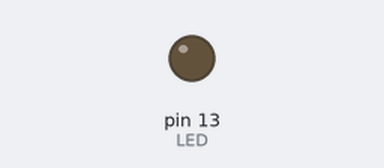
The sketch below on a simulated Arduino Uno, built with avr-gcc and run on an emulated ATmega328P. Shown: output pins drawn as LEDs (lit = HIGH). Sleep ends after the set time or at an interrupt; what the sketch prints to the serial monitor is not drawn.

Above: at 0.1 s.
At 19.1 s:
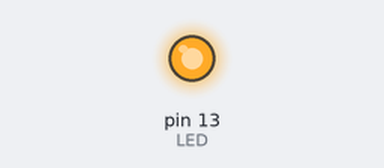
Timing chart, 0 to 31.5 s (numbered marks = the images above):
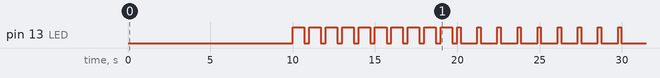

Measured:
- by itself, pin 13 (LED): goes 10 × (HIGH 0.70 s, LOW 0.30 s), 8 × (HIGH 0.20 s, LOW 1.0 s), HIGH 0.20 s, then LOW

The sketch:

power_measurement.ino
```cpp
// (licence header left out)
/**
  Test program for power reduction measurements.
*/

#include <HeavySleeper.h>
#include <Actor.h>
#include <SleepySketch.h>
#include <XBee.h>

#define LED 13

char *payload = "Hello world";
XBee radio = XBee();
XBeeAddress64 coordinator = XBeeAddress64(0, 0);  /* mesh co-ordinator */
ZBTxRequest req = ZBTxRequest(coordinator, (uint8_t*) payload, sizeof(payload));
ZBTxStatusResponse res = ZBTxStatusResponse();

class BlinkyActor : public Actor {
  private:
    int blinking;
  public:
    BlinkyActor( int bl );
    void behaviour();
};

BlinkyActor::BlinkyActor( int bl ) { blinking = bl; }

void BlinkyActor::behaviour() {
  for(int i = 0; i < blinking; i++) {
    digitalWrite(LED, HIGH);
    delay(700);
    digitalWrite(LED, LOW);
    delay(300);
  }

  Sleepy.scheduleIn(this, 30 * 1000);
}

class ChattyActor : public Actor {
  private:
    int chatting;
  public:
    ChattyActor( int ch );
    void behaviour();
};

ChattyActor::ChattyActor( int ch ) { chatting = ch; }

void ChattyActor::behaviour() {
  int t = millis();
  while((millis() - t) < (chatting * 1000)) {
    digitalWrite(LED, HIGH);
    delay(200);
    digitalWrite(LED, LOW);

    radio.send(req);
    radio.readPacket(500); /* retrieve and discard */

    delay(500);
  }

  Sleepy.scheduleIn(this, 30 * 1000);
}

void setup() {
  pinMode(LED, OUTPUT);
  Serial.begin(9600);
  radio.setSerial(Serial);
  Sleepy.begin(new HeavySleeper());

  BlinkyActor *b = new BlinkyActor(10);
  Sleepy.scheduleIn(b, 10 * 1000);

  ChattyActor *c = new ChattyActor(10);
  Sleepy.scheduleIn(c, 20 * 1000);
}

void loop() {
  Sleepy.loop();
}
```
